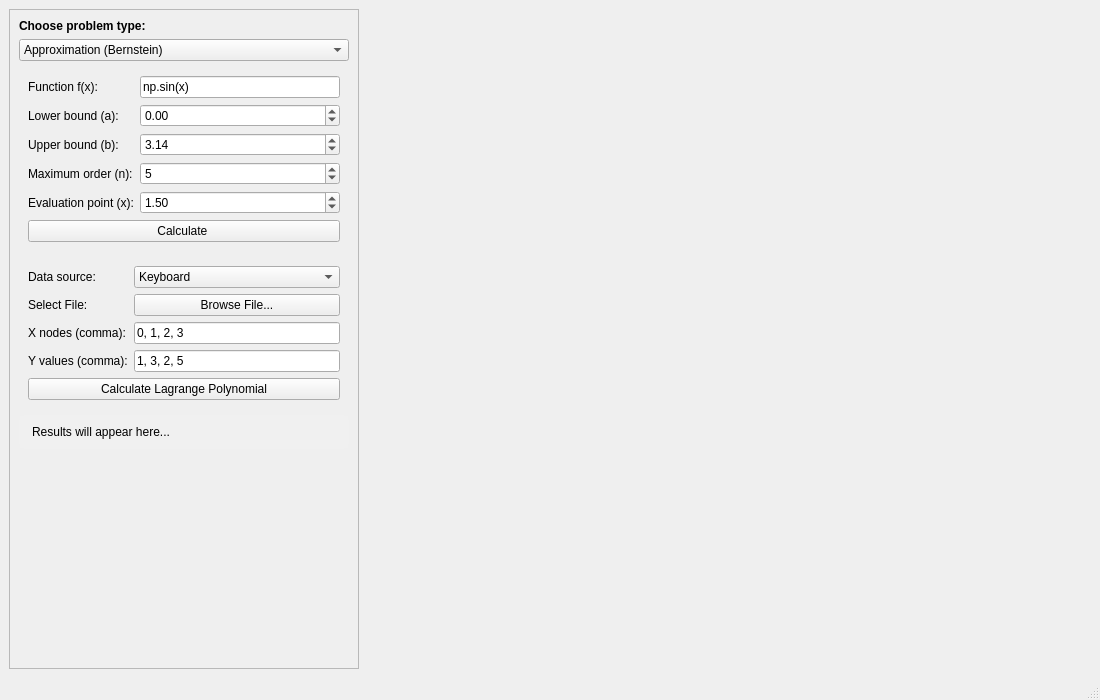
<?xml version="1.0" encoding="UTF-8"?>
<ui version="4.0">
 <class>MainWindow</class>
 <widget class="QMainWindow" name="MainWindow">
  <property name="geometry">
   <rect>
    <x>0</x>
    <y>0</y>
    <width>1100</width>
    <height>700</height>
   </rect>
  </property>
  <property name="windowTitle">
   <string>Numerical Computation - Approximation and Interpolation Polynomials</string>
  </property>
  <widget class="QWidget" name="centralwidget">
   <layout class="QHBoxLayout" name="horizontalLayout">
    <item>
     <widget class="QFrame" name="control_panel">
      <property name="minimumSize">
       <size>
        <width>350</width>
        <height>0</height>
       </size>
      </property>
      <property name="maximumSize">
       <size>
        <width>350</width>
        <height>16777215</height>
       </size>
      </property>
      <property name="frameShape">
       <enum>QFrame::Shape::StyledPanel</enum>
      </property>
      <property name="frameShadow">
       <enum>QFrame::Shadow::Raised</enum>
      </property>
      <layout class="QVBoxLayout" name="verticalLayout">
       <item>
        <widget class="QLabel" name="label_type">
         <property name="text">
          <string>&lt;html&gt;&lt;head/&gt;&lt;body&gt;&lt;p&gt;&lt;span style=&quot; font-weight:600;&quot;&gt;Choose problem type:&lt;/span&gt;&lt;/p&gt;&lt;/body&gt;&lt;/html&gt;</string>
         </property>
        </widget>
       </item>
       <item>
        <widget class="QComboBox" name="problem_combo">
         <item>
          <property name="text">
           <string>Approximation (Bernstein)</string>
          </property>
         </item>
         <item>
          <property name="text">
           <string>Interpolation (Lagrange)</string>
          </property>
         </item>
        </widget>
       </item>
       <item>
        <widget class="QWidget" name="bernstein_container" native="true">
         <layout class="QFormLayout" name="formLayout">
          <item row="0" column="0">
           <widget class="QLabel" name="label_f">
            <property name="text">
             <string>Function f(x):</string>
            </property>
           </widget>
          </item>
          <item row="0" column="1">
           <widget class="QLineEdit" name="input_f">
            <property name="text">
             <string>np.sin(x)</string>
            </property>
           </widget>
          </item>
          <item row="1" column="0">
           <widget class="QLabel" name="label_a">
            <property name="text">
             <string>Lower bound (a):</string>
            </property>
           </widget>
          </item>
          <item row="1" column="1">
           <widget class="QDoubleSpinBox" name="input_a">
            <property name="minimum">
             <double>-100.000000000000000</double>
            </property>
            <property name="maximum">
             <double>100.000000000000000</double>
            </property>
            <property name="value">
             <double>0.000000000000000</double>
            </property>
           </widget>
          </item>
          <item row="2" column="0">
           <widget class="QLabel" name="label_b">
            <property name="text">
             <string>Upper bound (b):</string>
            </property>
           </widget>
          </item>
          <item row="2" column="1">
           <widget class="QDoubleSpinBox" name="input_b">
            <property name="minimum">
             <double>-100.000000000000000</double>
            </property>
            <property name="maximum">
             <double>100.000000000000000</double>
            </property>
            <property name="value">
             <double>3.140000000000000</double>
            </property>
           </widget>
          </item>
          <item row="3" column="0">
           <widget class="QLabel" name="label_n">
            <property name="text">
             <string>Maximum order (n):</string>
            </property>
           </widget>
          </item>
          <item row="3" column="1">
           <widget class="QSpinBox" name="input_n">
            <property name="minimum">
             <number>1</number>
            </property>
            <property name="maximum">
             <number>100</number>
            </property>
            <property name="value">
             <number>5</number>
            </property>
           </widget>
          </item>
          <item row="4" column="0">
           <widget class="QLabel" name="label_x_eval">
            <property name="text">
             <string>Evaluation point (x):</string>
            </property>
           </widget>
          </item>
          <item row="4" column="1">
           <widget class="QDoubleSpinBox" name="input_x_eval">
            <property name="minimum">
             <double>-100.000000000000000</double>
            </property>
            <property name="maximum">
             <double>100.000000000000000</double>
            </property>
            <property name="value">
             <double>1.500000000000000</double>
            </property>
           </widget>
          </item>
          <item row="5" column="0" colspan="2">
           <widget class="QPushButton" name="btn_calc_bernstein">
            <property name="text">
             <string>Calculate </string>
            </property>
           </widget>
          </item>
         </layout>
        </widget>
       </item>
       <item>
        <widget class="QWidget" name="lagrange_container" native="true">
         <layout class="QFormLayout" name="formLayout_2">
          <item row="0" column="0">
           <widget class="QLabel" name="label_source">
            <property name="text">
             <string>Data source:</string>
            </property>
           </widget>
          </item>
          <item row="0" column="1">
           <widget class="QComboBox" name="data_source_combo">
            <item>
             <property name="text">
              <string>Keyboard</string>
             </property>
            </item>
            <item>
             <property name="text">
              <string>File</string>
             </property>
            </item>
           </widget>
          </item>
          <item row="1" column="0">
           <widget class="QLabel" name="label_file">
            <property name="text">
             <string>Select File:</string>
            </property>
           </widget>
          </item>
          <item row="1" column="1">
           <widget class="QPushButton" name="btn_browse_file">
            <property name="text">
             <string>Browse File...</string>
            </property>
           </widget>
          </item>
          <item row="2" column="0">
           <widget class="QLabel" name="label_nodes_x">
            <property name="text">
             <string>X nodes (comma):</string>
            </property>
           </widget>
          </item>
          <item row="2" column="1">
           <widget class="QLineEdit" name="input_nodes_x">
            <property name="text">
             <string>0, 1, 2, 3</string>
            </property>
           </widget>
          </item>
          <item row="3" column="0">
           <widget class="QLabel" name="label_nodes_y">
            <property name="text">
             <string>Y values (comma):</string>
            </property>
           </widget>
          </item>
          <item row="3" column="1">
           <widget class="QLineEdit" name="input_nodes_y">
            <property name="text">
             <string>1, 3, 2, 5</string>
            </property>
           </widget>
          </item>
          <item row="4" column="0" colspan="2">
           <widget class="QPushButton" name="btn_calc_lagrange">
            <property name="text">
             <string>Calculate Lagrange Polynomial</string>
            </property>
           </widget>
          </item>
         </layout>
        </widget>
       </item>
       <item>
        <widget class="QLabel" name="result_label">
         <property name="styleSheet">
          <string>background-color: #f0f0f0; padding: 10px; border-radius: 5px;</string>
         </property>
         <property name="text">
          <string>Results will appear here...</string>
         </property>
         <property name="wordWrap">
          <bool>true</bool>
         </property>
        </widget>
       </item>
       <item>
        <spacer name="verticalSpacer">
         <property name="orientation">
          <enum>Qt::Orientation::Vertical</enum>
         </property>
         <property name="sizeHint" stdset="0">
          <size>
           <width>20</width>
           <height>40</height>
          </size>
         </property>
        </spacer>
       </item>
      </layout>
     </widget>
    </item>
    <item>
     <widget class="QWidget" name="plot_widget" native="true">
      <property name="sizePolicy">
       <sizepolicy hsizetype="Expanding" vsizetype="Expanding">
        <horstretch>0</horstretch>
        <verstretch>0</verstretch>
       </sizepolicy>
      </property>
     </widget>
    </item>
   </layout>
  </widget>
  <widget class="QMenuBar" name="menubar">
   <property name="geometry">
    <rect>
     <x>0</x>
     <y>0</y>
     <width>1100</width>
     <height>33</height>
    </rect>
   </property>
  </widget>
  <widget class="QStatusBar" name="statusbar"/>
 </widget>
 <resources/>
 <connections/>
</ui>
